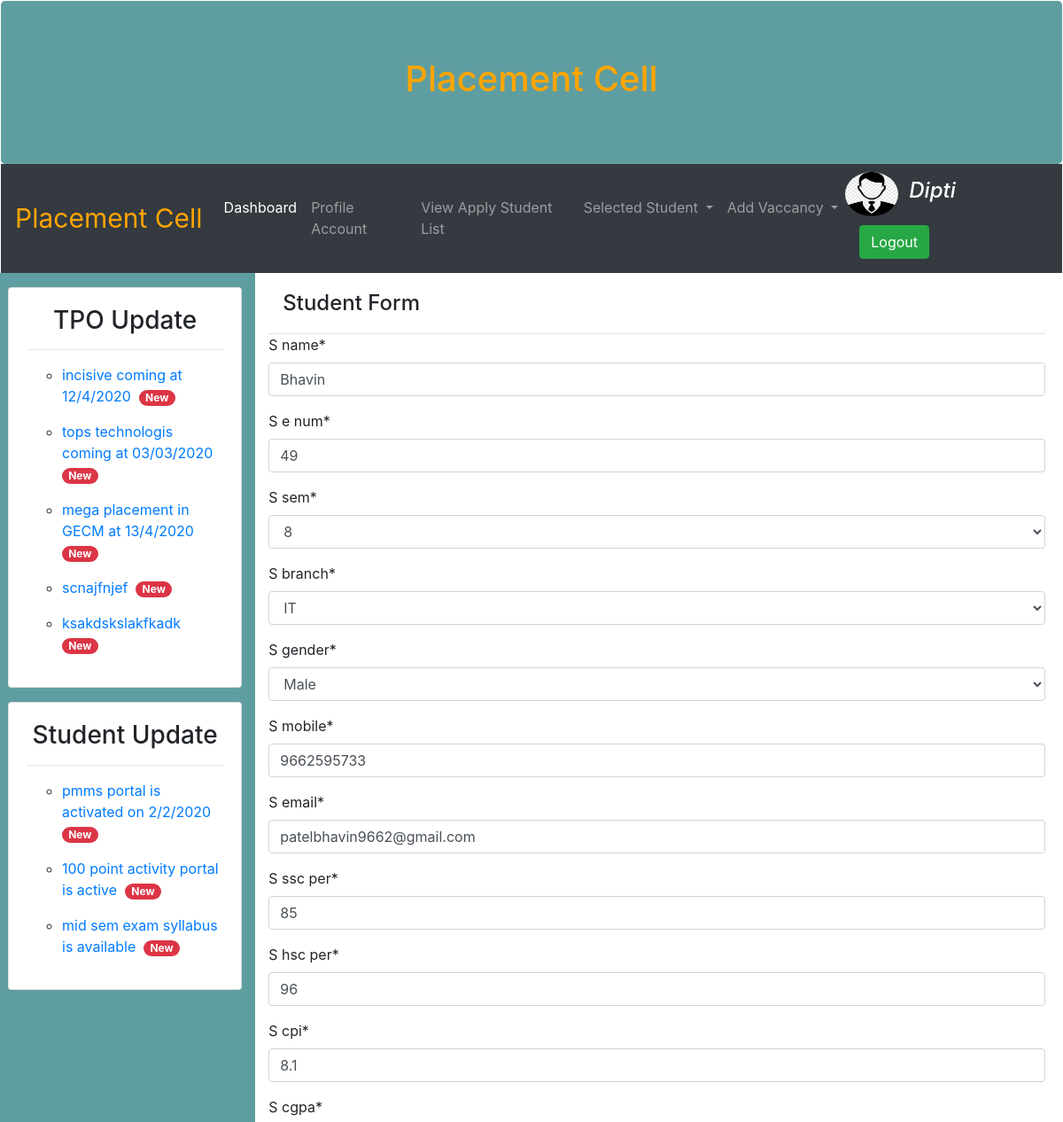
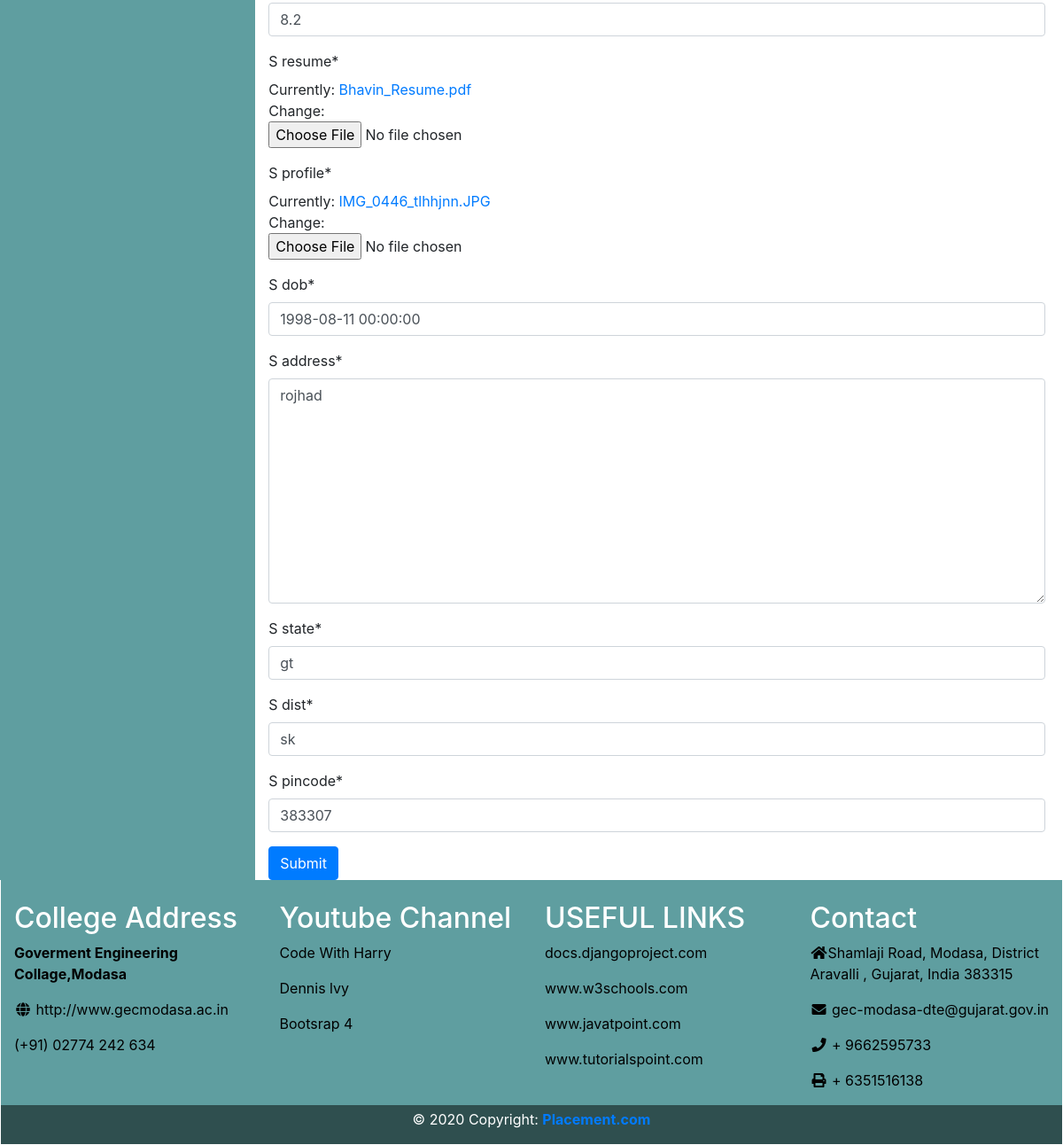
Screenshot of /student/update_student_form/15/ (signed in) with the database file from the repository (2 pictures, top to bottom).
### pcapp/models.py (models this page shows, shortened)
class Company(models.Model):
    user = models.OneToOneField(User, null=True, on_delete=models.CASCADE)
    name = models.CharField(max_length=200, null=True)
    phone = models.CharField(max_length=200, null=True)
    email = models.CharField(max_length=200, null=True)
    profile_pic = models.ImageField(default='basicpic.png', null=True, blank=True)

class Tpo_Update(models.Model):
    tpo_update = models.TextField(max_length=300, default='1')

class Student_Update(models.Model):
    student_update = models.TextField(max_length=300, null=True)

class Student_Form(models.Model):
    SEM = (
        ('5', '5'),
        ('6', '6'),
        ('7', '7'),
        ('8', '8'),
    )
    BRANCH = (
        ('IT', 'IT'),
        ('CE', 'CE'),
    )
    GENDER = (
        ('Male', 'Male'),
        ('Female', 'Female'),
    )
    s_name = models.CharField(max_length=100, default='')
    s_e_num = models.CharField(max_length=100, default='')
    s_sem = models.CharField(max_length=100, null=True, choices=SEM)
    s_branch = models.CharField(max_length=100, null=True, choices=BRANCH)
    s_gender = models.CharField(max_length=6, null=True, choices=GENDER)
    s_mobile = models.CharField(max_length=100, default='')
    s_email = models.EmailField(max_length=200, default='')
    s_ssc_per = models.CharField(max_length=30, default="")
    s_hsc_per = models.CharField(max_length=30, default="")
    s_cpi = models.CharField(max_length=10, default='10')
    s_cgpa = models.CharField(max_length=10, default='10')
    s_resume = models.FileField(validators=[FileExtensionValidator(['pdf', 'docx', 'doc'])])
    s_profile = models.ImageField(validators=[FileExtensionValidator(['jpg', 'png', 'jpeg'])])
    s_dob = models.DateTimeField(default='')
    s_address = models.TextField(max_length=300, default='')
    s_state = models.CharField(max_length=15, default='')
    s_dist = models.CharField(max_length=15, default='')
    s_pincode = models.CharField(max_length=12, default='')

### pcapp/views.py (the view)
# urls.py: path('student/update_student_form/<int:book_id>/', views.update_student_form, name='update_student_form'),
def update_student_form(request, book_id):
    tpo = Tpo_Update.objects.all()
    studupdate = Student_Update.objects.all()
    book_id = int(book_id)
    try:
        book_sel = Student_Form.objects.get(id=book_id)
    except Student_Form.DoesNotExist:
        return redirect('student_dashboard')
    book_form = StudentForm(request.POST or None, instance=book_sel)
    if book_form.is_valid():
        book_form.save()
        return redirect('student_dashboard')
    context = {'form': book_form, 'tpo': tpo, 'studupdate': studupdate}
    return render(request, 'student_form.html', context)

### pcapp/forms.py
class StudentForm(ModelForm):
    class Meta:
        model = Student_Form
        fields = '__all__'

### pcapp/templates/student_form.html (shortened to what this page needs)
{% extends 'student.html' %}
{% load crispy_forms_tags %}
{% block body %}
<div class="modal-header">
    <h4 class="modal-title">Student Form</h4>
</div>
<form class="form-horizontal" method="post" enctype="multipart/form-data">{% csrf_token %}
     {{ form|crispy }}
    <button type="submit" class="btn btn-primary">Submit</button>
</form>
{% endblock %}

### pcapp/templates/basic.html (shortened to what this page needs)
<!DOCTYPE html>
{% load static %}
<html lang="en">
<head>
    <link rel="stylesheet" href="https://maxcdn.bootstrapcdn.com/bootstrap/4.4.1/css/bootstrap.min.css">
    <link rel="stylesheet" href="https://use.fontawesome.com/releases/v5.7.0/css/all.css"
>
    <link rel="stylesheet" href="media/pcapp/css/homecss.css" type="text/css">
</head>
<body>
<div class="container-flauid" style="margin:1px">
    <div class="jumbotron mb-0 text-center" style="background-color:#5F9EA0">
        <h1 style="color:orange;font-size:40px">Placement Cell</h1>
    </div>
    {% include 'navbar.html' %}
    <div class="row mr-1">
        <div class="col-sm-3" style="background-color:#5F9EA0">
            <div class="card ml-2 mt-3 mb-3">
                <div class="card-body text-center">
                    <h3>TPO Update</h3>
                    <hr>
                    <marquee class="text-left" direction="up" scrollamount="4">
                        {% for i in tpo %}
                        <ul type="circle">
                            <li><a href="">{{i.tpo_update}}&nbsp<span class="badge badge-danger badge-pill">New</span>
                            </a><br></li>
                        </ul>
                        {% endfor %}
                    </marquee>
                </div>
            </div>
            <div class="card ml-2 mt-3 mb-3">
                <div class="card-body text-center">
                    <h3>Student Update</h3>
                    <hr>
                    <marquee class="text-left" direction="up" scrollamount="4">
                        {% for i in studupdate %}
                        <ul type="circle">
                            <li><a href="">{{i.student_update}} &nbsp<span
                                    class="badge badge-danger badge-pill">New</span>
                            </a><br>
                            </li>
                        </ul>
                        {% endfor %}
                    </marquee>
                </div>
            </div>
        </div>
        <div class="col-sm-9">
            {% block body %}{% endblock %}
        </div>
    </div>
    <div class="footer col-md-12">
        <div class="row" style="background-color:#5F9EA0">
            <div class="col-md-3" style="background-color:#5F9EA0;color:white"><br>
                <h2>College Address</h2>
                <a href="" style="color:black">
                    <p><b>Goverment Engineering Collage,Modasa</b></p>
                    <a href="http://www.gecmodasa.ac.in" style="color:black"><p><i class="fa fa-fw fa-globe"></i>
                        http://www.gecmodasa.ac.in</p></a>
                    <p style="color:black">(+91) 02774 242 634</p>
                </a>
            </div>
            <div class="col-md-3" style="background-color:#5F9EA0;color:white">
                <br>
                <h2>Youtube Channel</h2>
                <p>
                    <a href="https://www.youtube.com/channel/UCeVMnSShP_Iviwkknt83cww" style="color:black">Code With
                        Harry</a>
                </p>
                <p>
                    <a href="https://www.youtube.com/channel/UCTZRcDjjkVajGL6wd76UnGg" style="color:black">Dennis
                        lvy</a>
                </p>
                <p>
                    <a href="https://www.w3schools.com/bootstrap4/" style="color:black">Bootsrap 4</a>
                </p>
            </div>
            <div class="col-md-3" style="background-color:#5F9EA0;color:white">
                <br>
                <h2>USEFUL LINKS</h2>
                <p>
                    <a href="https://docs.djangoproject.com/en/3.0/" style="color:black">docs.djangoproject.com</a>
                </p>
                <p>
                    <a href="https://www.w3schools.com/" style="color:black">www.w3schools.com</a>
                </p>
                <p>
                    <a href="https://www.javatpoint.com/" style="color:black">www.javatpoint.com</a>
                </p>
                <p>
                    <a href="https://www.tutorialspoint.com/django/index.htm"
                       style="color:black">www.tutorialspoint.com</a>
                </p>
            </div>
            <div class="col-md-3" style="background-color:#5F9EA0;color:white">
                <br>
                <h2>Contact</h2>
                <p style="color:black">
                    <i class="fa fa-fw fa-home"></i>Shamlaji Road, Modasa, District Aravalli , Gujarat, India 383315</p>
                <p style="color:black">
                    <i class="fa fa-fw fa-envelope"></i> gec-modasa-dte@gujarat.gov.in</p>
                <p style="color:black">
                    <i class="fa fa-fw fa-phone"></i> + 9662595733</p>
                <p style="color:black">
                    <i class="fa fa-fw fa-print"></i> + 6351516138</p>
            </div>
        </div>
        <div class="row">
            <div class="column2 col-md-12" style="background-color:#2F4F4F;">
                <p class="text-center mt-1" style="color:white">© 2020 Copyright:
                    <a href="https://mdbootstrap.com/education/bootstrap/">
                        <strong> Placement.com</strong>
                    </a>
                </p>
            </div>
        </div>
    </div>
</div>
</body>
</html>

### pcapp/templates/navbar.html (shortened to what this page needs)
{% load static %}
<nav class="navbar navbar-expand-sm bg-dark navbar-dark">
    <a class="navbar-brand" href="#" style="color:orange;font-size:30px">Placement Cell</a>
    <div class="collapse navbar-collapse" id="collapsibleNavbar">
        <ul class="navbar-nav">
            {% if request.user.student %}
            <li class="nav-item">
                <a class="nav-link active" href="{% url 'student_dashboard' %}">Dashboard</a>
            </li>
            <li class="nav-item dropdown">
                <a class="nav-link dropdown-toggle" href="#" id="navbardrop3" data-toggle="dropdown">
                    Fill Education Form
                </a>
                <div class="dropdown-menu">
                    <a class="dropdown-item" href="{% url 'student_form' %}">Add Details</a>
                    <a class="dropdown-item" href="{% url 'view_student_form' %}">View Details</a>
                </div>
            </li>
            <li class="nav-item">
                <a class="nav-link" href="{% url 'view_vaccancy' %}">view Vaccancy</a>
            </li>
            <li class="nav-item">
                <a class="nav-link" href="{% url 'applied_job_list' %}">History of applied Job</a>
            </li>
            <li class="nav-item">
                <a class="nav-link" href="../selected_student_list/">Selected Students list</a>
            </li>
            <li class="nav-item">
                <a class="nav-link" href="{% url 'saccount' %}">Profile</a>
            </li>
            <li class="nav-item dropdown">
                <a class="nav-link dropdown-toggle" href="#" id="navbardrop78" data-toggle="dropdown">
                    Success Story
                </a>
                <div class="dropdown-menu">
                    <a class="dropdown-item" href="{% url 'successStory' %}">Create Story</a>
                    <a class="dropdown-item" href="{% url 'view_successStory' %}">View Stories</a>
                </div>
            </li>
            {% elif request.user.company %}
            <li class="nav-item">
                <a class="nav-link active" href="{% url 'company_dashboard' %}">Dashboard</a>
            </li>
            <li class="nav-item">
                <a class="nav-link" href="{% url 'caccount' %}">Profile Account</a>
            </li>
            <li class="nav-item">
                <a class="nav-link" href="{% url 'view_apply_student_list' %}">View Apply Student List</a>
            </li>
            <li class="nav-item dropdown">
                <a class="nav-link dropdown-toggle" href="#" data-toggle="dropdown">
                    Selected Student
                </a>
            </li>
            <li class="nav-item dropdown">
                <a class="nav-link dropdown-toggle" href="#" data-toggle="dropdown">
                    Add Vaccancy
                </a>
            </li>
            {% endif %}
        </ul>
    </div>
    {% if request.user.company %}
    <ul class="navbar-nav form-inline">
        <div class="media">
            <a href="{% url 'caccount' %}"> <img src="{{request.user.company.profile_pic.url}}" alt="profile pic"
                                                 class="mr-1 rounded-circle"
                                                 style="width:60px;height:50px">
            </a>
        </div>
        <li class="nav-item">
            <h4 class="nav-link" style="color:white"><i>{{request.user}}</i></h4>
        </li>
        <li class="nav-item">
            <a class="nav-link" href="{% url 'logout' %}">
                <button class="btn btn-success ml-2">Logout</button>
            </a>
        </li>
    </ul>
    {% endif %}
</nav>

### rows the page displays
Tpo_Update: tpo_update "incisive coming at 12/4/2020"
Tpo_Update: tpo_update "tops technologis coming at 03/03/2020"
Tpo_Update: tpo_update "mega placement in GECM at 13/4/2020"
Tpo_Update: tpo_update "scnajfnjef"
Tpo_Update: tpo_update "ksakdskslakfkadk"
Student_Update: student_update "pmms portal is activated on 2/2/2020"
Student_Update: student_update "100 point activity portal is active"
Student_Update: student_update "mid sem exam syllabus is available"
Student_Form: s_name "Bhavin", s_e_num "49", s_sem "8", s_branch "IT", s_gender "Male", s_mobile "9662595733", s_email "patelbhavin9662@gmail.com", s_ssc_per "85", s_hsc_per "96", s_cpi "8.1", s_cgpa "8.2", s_dob "1998-08-11 00:00:00", s_address "rojhad", s_state "gt", s_dist "sk", s_pincode "383307"

### other values shown
{{ request.user }} "Dipti"
